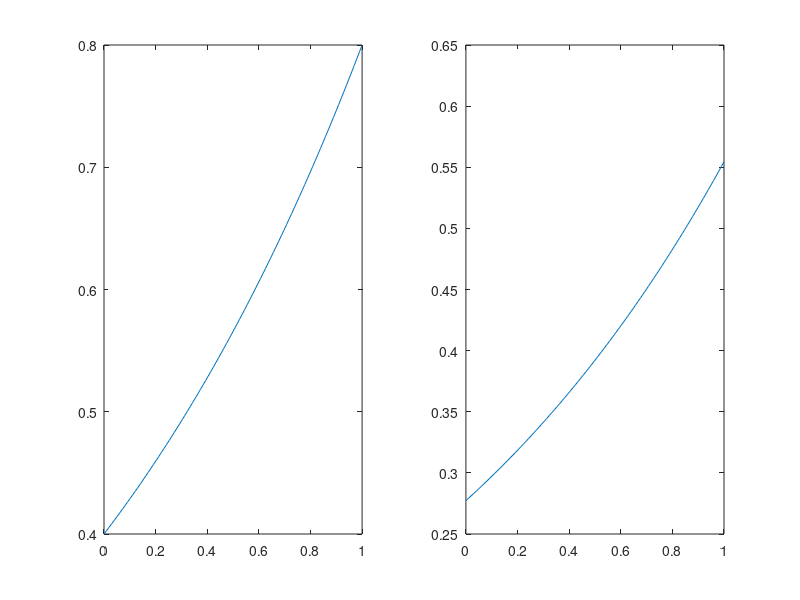

Recreate this plot in MATLAB. (Note: this script raises an error after producing the figure.)
%2.5x-2^x;
%2.5x=2^x
%x=(2^x)/(2.5)

x=linspace(0,1,100);
%syms x
g=@(x) (2.^x)./(2.5);
subplot(1,2,1);
plot(x,g(x))
%dg = (2*2^x*log(2))/5
dg=@(x) (2.*2.^x.*log(2))./5;
subplot(1,2,2);
plot(x,dg(x))
iteracijuMetode(g,0,0.001)